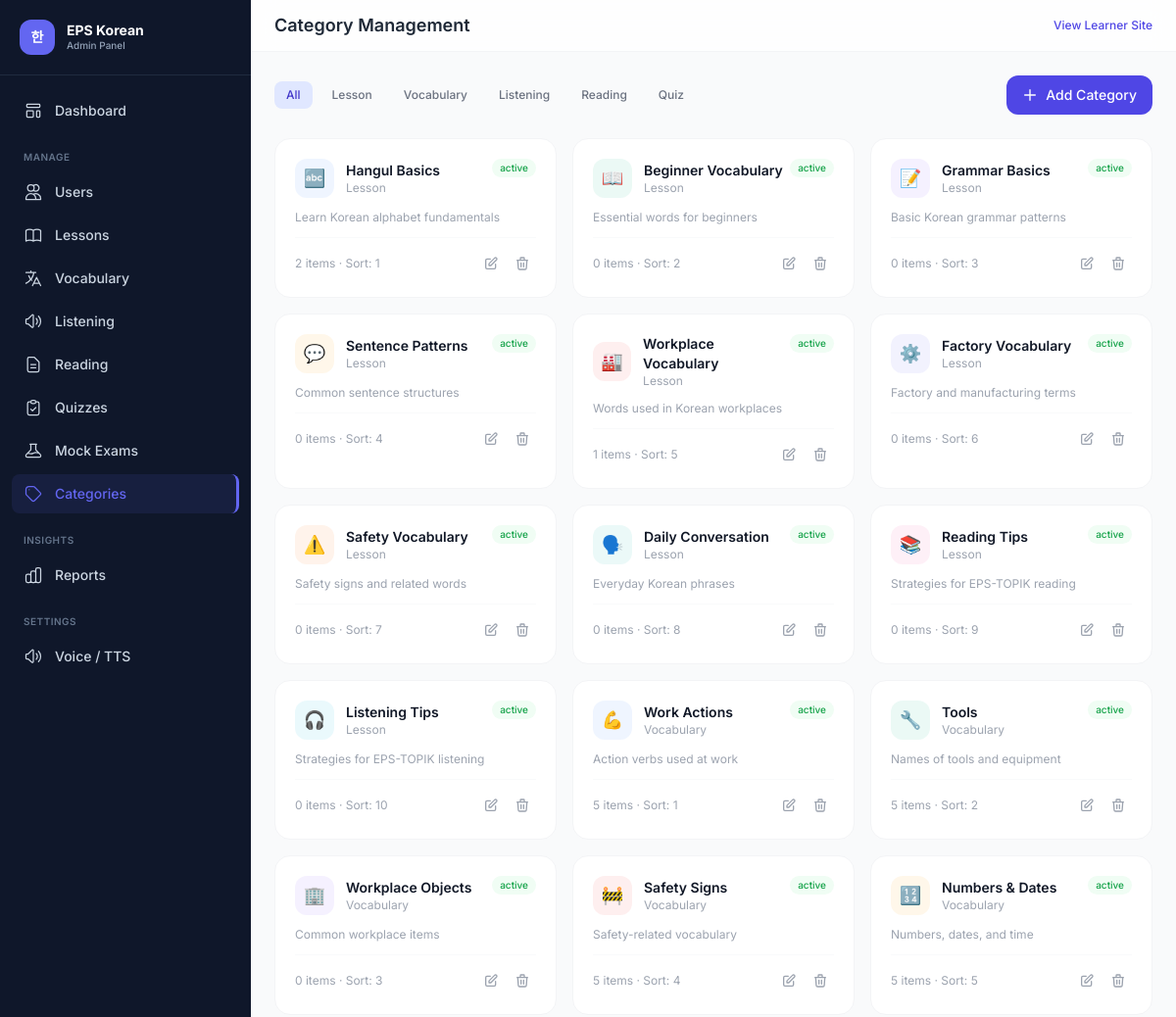
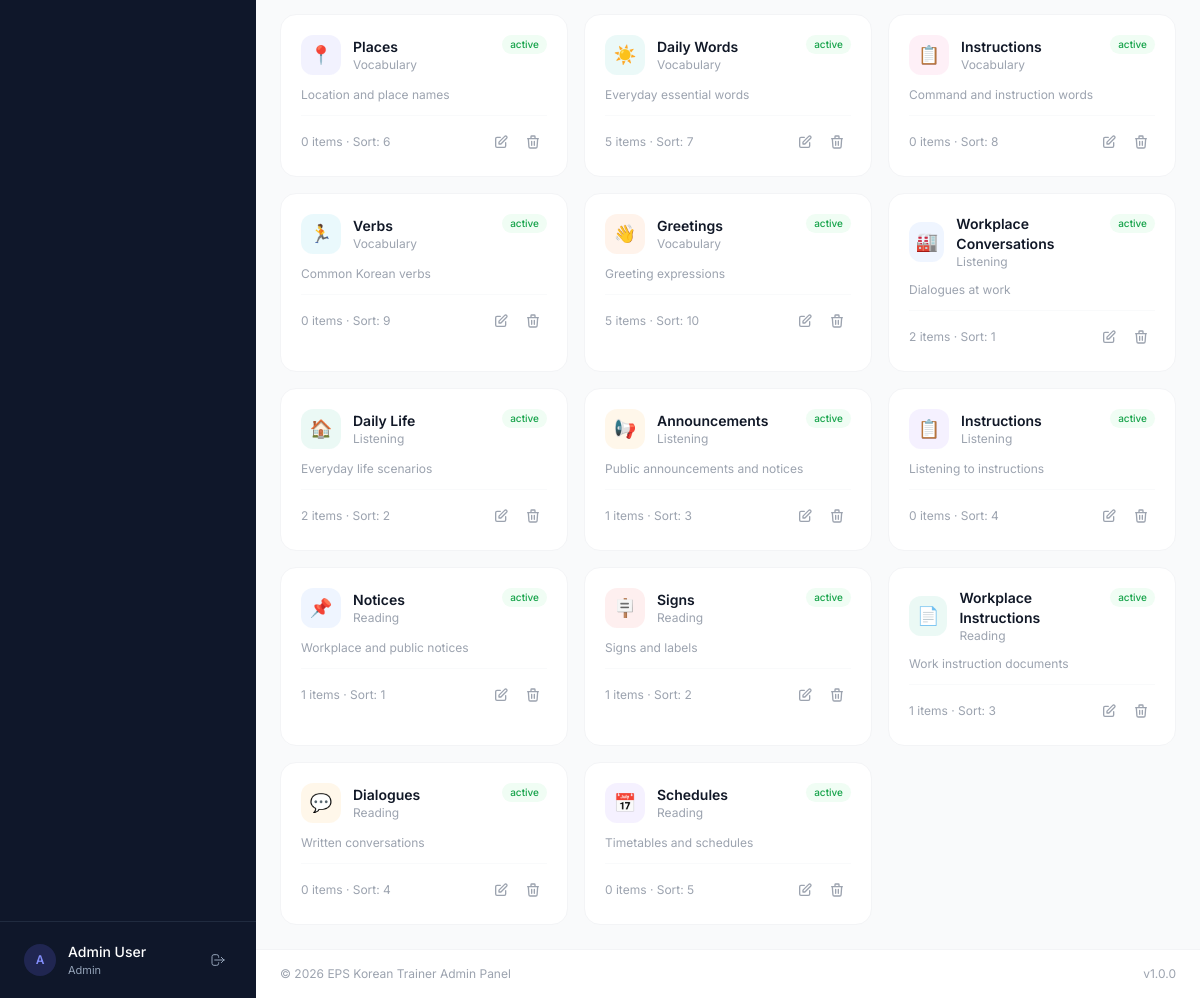
Screenshot of /admin/categories.php (signed in) with the database file from the repository (2 pictures, top to bottom).
### tables this page shows
CREATE TABLE categories (
    id INT AUTO_INCREMENT PRIMARY KEY,
    name VARCHAR(100) NOT NULL,
    slug VARCHAR(100) NOT NULL UNIQUE,
    description TEXT DEFAULT NULL,
    module ENUM('lesson','vocabulary','listening','reading','quiz','mock_exam') NOT NULL,
    icon VARCHAR(50) DEFAULT NULL,
    color VARCHAR(20) DEFAULT '#3B82F6',
    sort_order INT DEFAULT 0,
    status ENUM('active','inactive') DEFAULT 'active',
    created_at DATETIME DEFAULT CURRENT_TIMESTAMP,
    INDEX idx_module (module),
    INDEX idx_status (status)
);

### includes/helpers.php (called while the page is built, shortened)
<?php
function sanitize(string $input): string {
    return htmlspecialchars(trim($input), ENT_QUOTES, 'UTF-8');
}

### admin/categories.php (the view, shortened to what this page needs)
<?php
require_once __DIR__ . '/../includes/helpers.php';
$db = getDB();
$moduleFilter = $_GET['module'] ?? '';
$where = "1=1"; $params = [];
$stmt = $db->prepare("SELECT * FROM categories WHERE $where ORDER BY module, sort_order, name");
$stmt->execute($params);
$categories = $stmt->fetchAll();
$catCounts = [];
foreach ($categories as $c) {
    $table = match($c['module']) {
        'lesson' => 'lessons',
        'vocabulary' => 'vocabulary',
        'listening' => 'listening_questions',
        'reading' => 'reading_passages',
        'quiz' => 'quizzes',
        default => null
    };
    if ($table) {
        $stmt = $db->prepare("SELECT COUNT(*) as cnt FROM $table WHERE category_id = ?");
        $stmt->execute([$c['id']]);
        $catCounts[$c['id']] = (int)$stmt->fetch()['cnt'];
    } else {
        $catCounts[$c['id']] = 0;
    }
}
require_once __DIR__ . '/../includes/admin-header.php';
?>
<div class="flex items-center justify-between mb-6">
    <div class="flex items-center gap-2">
        <a href="<?= APP_URL ?>/admin/categories.php" class="px-3 py-1.5 rounded-lg text-xs font-medium <?= !$moduleFilter ? 'bg-indigo-100 text-indigo-700' : 'text-gray-500 hover:bg-gray-100' ?> transition">All</a>
        <?php foreach (['lesson','vocabulary','listening','reading','quiz'] as $mod): ?>
        <a href="<?= APP_URL ?>/admin/categories.php?module=<?= $mod ?>" class="px-3 py-1.5 rounded-lg text-xs font-medium capitalize <?= $moduleFilter === $mod ? 'bg-indigo-100 text-indigo-700' : 'text-gray-500 hover:bg-gray-100' ?> transition"><?= $mod ?></a>
        <?php endforeach; ?>
    </div>
    <button onclick="openModal('addCategoryModal')" class="inline-flex items-center gap-2 px-4 py-2.5 bg-indigo-600 hover:bg-indigo-700 text-white rounded-xl text-sm font-medium transition">
        <svg class="w-4 h-4" fill="none" stroke="currentColor" viewBox="0 0 24 24"><path stroke-linecap="round" stroke-linejoin="round" stroke-width="2" d="M12 4v16m8-8H4"/></svg>
        Add Category
    </button>
</div>
<?php if (empty($categories)): ?>
<div class="bg-white rounded-2xl border border-gray-100 p-12 text-center">
    <p class="text-gray-400 text-sm">No categories found.</p>
</div>
<?php else: ?>
<div class="grid sm:grid-cols-2 lg:grid-cols-3 gap-4">
    <?php foreach ($categories as $c): ?>
    <div class="bg-white rounded-2xl border border-gray-100 p-5 hover:shadow-md transition-all">
        <div class="flex items-start justify-between mb-3">
            <div class="flex items-center gap-3">
                <div class="w-10 h-10 rounded-xl flex items-center justify-center text-lg" style="background: <?= $c['color'] ?>15">
                    <?= $c['icon'] ?>
                </div>
                <div>
                    <h3 class="text-sm font-semibold text-gray-900"><?= sanitize($c['name']) ?></h3>
                    <p class="text-xs text-gray-400 capitalize"><?= $c['module'] ?></p>
                </div>
            </div>
            <span class="px-2 py-0.5 rounded-full text-[10px] font-medium <?= $c['status'] === 'active' ? 'bg-green-50 text-green-600' : 'bg-gray-100 text-gray-500' ?>"><?= $c['status'] ?></span>
        </div>
        <?php if ($c['description']): ?><p class="text-xs text-gray-400 mb-3"><?= sanitize($c['description']) ?></p><?php endif; ?>
        <div class="flex items-center justify-between pt-3 border-t border-gray-50">
            <span class="text-xs text-gray-400"><?= $catCounts[$c['id']] ?? 0 ?> items · Sort: <?= $c['sort_order'] ?></span>
            <div class="flex items-center gap-1">
                <button onclick="editCategory(<?= htmlspecialchars(json_encode($c), ENT_QUOTES) ?>)" class="p-1.5 rounded-lg hover:bg-indigo-50 text-gray-400 hover:text-indigo-600 transition" title="Edit">
                    <svg class="w-4 h-4" fill="none" stroke="currentColor" viewBox="0 0 24 24"><path stroke-linecap="round" stroke-linejoin="round" stroke-width="2" d="M11 5H6a2 2 0 00-2 2v11a2 2 0 002 2h11a2 2 0 002-2v-5m-1.414-9.414a2 2 0 112.828 2.828L11.828 15H9v-2.828l8.586-8.586z"/></svg>
                </button>
                <form method="POST" class="inline" onsubmit="return confirm('Delete this category?')">
                    <button type="submit" class="p-1.5 rounded-lg hover:bg-red-50 text-gray-400 hover:text-red-600 transition" title="Delete">
                        <svg class="w-4 h-4" fill="none" stroke="currentColor" viewBox="0 0 24 24"><path stroke-linecap="round" stroke-linejoin="round" stroke-width="2" d="M19 7l-.867 12.142A2 2 0 0116.138 21H7.862a2 2 0 01-1.995-1.858L5 7m5 4v6m4-6v6m1-10V4a1 1 0 00-1-1h-4a1 1 0 00-1 1v3M4 7h16"/></svg>
                    </button>
                </form>
            </div>
        </div>
    </div>
    <?php endforeach; ?>
</div>
<?php endif; ?>
<?php require_once __DIR__ . '/../includes/admin-footer.php'; ?>

### includes/admin-header.php (style rules this page uses)
body { font-family: 'Inter', 'Noto Sans KR', sans-serif; }

### rows the page displays
categories: icon "🔤", name "Hangul Basics", module "Lesson", status "active", description "Learn Korean alphabet fundamentals", id "2", sort_order "1"
categories: icon "📖", name "Beginner Vocabulary", module "Lesson", status "active", description "Essential words for beginners", id "0", sort_order "2"
categories: icon "📝", name "Grammar Basics", module "Lesson", status "active", description "Basic Korean grammar patterns", id "0", sort_order "3"
categories: icon "💬", name "Sentence Patterns", module "Lesson", status "active", description "Common sentence structures", id "0", sort_order "4"
categories: icon "🏭", name "Workplace Vocabulary", module "Lesson", status "active", description "Words used in Korean workplaces", id "1", sort_order "5"
categories: icon "⚙️", name "Factory Vocabulary", module "Lesson", status "active", description "Factory and manufacturing terms", id "0", sort_order "6"
categories: icon "⚠️", name "Safety Vocabulary", module "Lesson", status "active", description "Safety signs and related words", id "0", sort_order "7"
categories: icon "🗣️", name "Daily Conversation", module "Lesson", status "active", description "Everyday Korean phrases", id "0", sort_order "8"
categories: icon "📚", name "Reading Tips", module "Lesson", status "active", description "Strategies for EPS-TOPIK reading", id "0", sort_order "9"
categories: icon "🎧", name "Listening Tips", module "Lesson", status "active", description "Strategies for EPS-TOPIK listening", id "0", sort_order "10"
categories: icon "💪", name "Work Actions", module "Vocabulary", status "active", description "Action verbs used at work", id "5", sort_order "1"
categories: icon "🔧", name "Tools", module "Vocabulary", status "active", description "Names of tools and equipment", id "5", sort_order "2"
categories: icon "🏢", name "Workplace Objects", module "Vocabulary", status "active", description "Common workplace items", id "0", sort_order "3"
categories: icon "🚧", name "Safety Signs", module "Vocabulary", status "active", description "Safety-related vocabulary", id "5", sort_order "4"
categories: icon "🔢", name "Numbers & Dates", module "Vocabulary", status "active", description "Numbers, dates, and time", id "5", sort_order "5"
categories: icon "📍", name "Places", module "Vocabulary", status "active", description "Location and place names", id "0", sort_order "6"
categories: icon "☀️", name "Daily Words", module "Vocabulary", status "active", description "Everyday essential words", id "5", sort_order "7"
categories: icon "📋", name "Instructions", module "Vocabulary", status "active", description "Command and instruction words", id "0", sort_order "8"
categories: icon "🏃", name "Verbs", module "Vocabulary", status "active", description "Common Korean verbs", id "0", sort_order "9"
categories: icon "👋", name "Greetings", module "Vocabulary", status "active", description "Greeting expressions", id "5", sort_order "10"
categories: icon "🏭", name "Workplace Conversations", module "Listening", status "active", description "Dialogues at work", id "2", sort_order "1"
categories: icon "🏠", name "Daily Life", module "Listening", status "active", description "Everyday life scenarios", id "2", sort_order "2"
categories: icon "📢", name "Announcements", module "Listening", status "active", description "Public announcements and notices", id "1", sort_order "3"
categories: icon "📋", name "Instructions", module "Listening", status "active", description "Listening to instructions", id "0", sort_order "4"
categories: icon "📌", name "Notices", module "Reading", status "active", description "Workplace and public notices", id "1", sort_order "1"
categories: icon "🪧", name "Signs", module "Reading", status "active", description "Signs and labels", id "1", sort_order "2"
categories: icon "📄", name "Workplace Instructions", module "Reading", status "active", description "Work instruction documents", id "1", sort_order "3"
categories: icon "💬", name "Dialogues", module "Reading", status "active", description "Written conversations", id "0", sort_order "4"
categories: icon "📅", name "Schedules", module "Reading", status "active", description "Timetables and schedules", id "0", sort_order "5"

### other values shown
substr($currentUser['name'], 0, 1) "A"
$currentUser['name'] "Admin User"
$pageTitle "Category Management"
$mod "Lesson"
$mod "Vocabulary"
$mod "Listening"
$mod "Reading"
$mod "Quiz"
APP_NAME "EPS Korean Trainer"
APP_VERSION "1.0.0"
